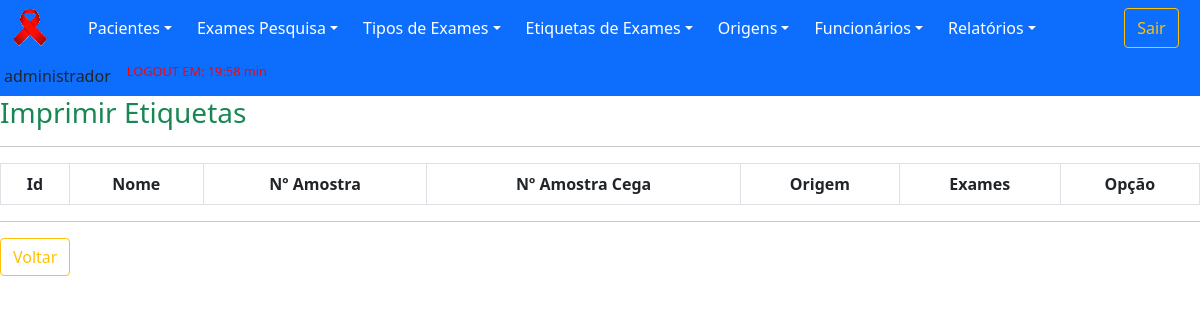
The app's page /old/views/etiquetasImprimir.php (signed in), older data.
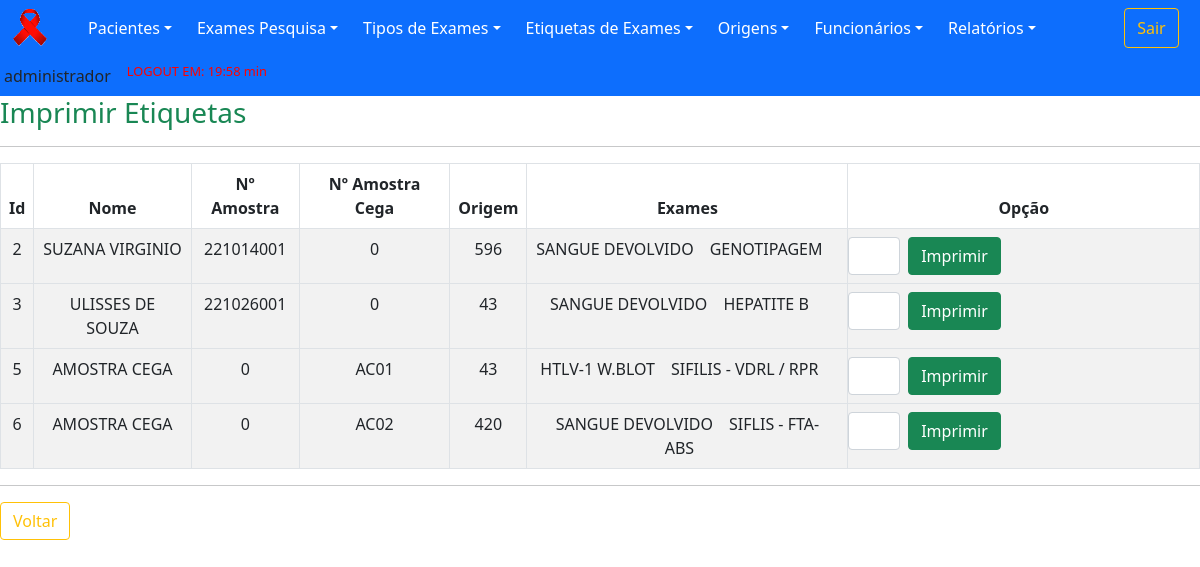
The same page, newer data.
### tables this page shows
CREATE TABLE `examesSolicitados` (
  `idExamesSolicitados` int(11) NOT NULL,
  `numAmostra` int(11) DEFAULT NULL,
  `numAmostraCega` varchar(100) DEFAULT NULL,
  `dataCadastroE` date DEFAULT NULL,
  `horaCadastro` time DEFAULT NULL,
  `dataAmostra` date DEFAULT NULL,
  `tiposExames` varchar(255) DEFAULT NULL,
  `idFuncionario` int(11) DEFAULT NULL,
  `idPaciente` int(11) DEFAULT NULL,
  `idOrigem` int(11) DEFAULT NULL,
  `imprimir` int(11) DEFAULT NULL
);

CREATE TABLE `paciente` (
  `idPaciente` int(11) NOT NULL,
  `nomePaciente` varchar(60) DEFAULT NULL,
  `prontuario` varchar(30) DEFAULT NULL,
  `gestante` varchar(3) DEFAULT NULL,
  `numSus` varchar(30) DEFAULT NULL,
  `cpf` varchar(15) DEFAULT NULL,
  `sexo` varchar(15) DEFAULT NULL,
  `identidade` varchar(20) DEFAULT NULL,
  `orgaoEmissor` varchar(15) DEFAULT NULL,
  `naturalidade` varchar(30) DEFAULT NULL,
  `nacionalidade` varchar(30) DEFAULT NULL,
  `dataCadastroP` date DEFAULT NULL,
  `idFuncionario` int(11) DEFAULT NULL,
  `dataAltCad` date DEFAULT NULL,
  `idFuncionarioAlt` int(11) DEFAULT NULL
);

CREATE TABLE `origem` (
  `idOrigem` int(11) NOT NULL,
  `descricao` varchar(255) DEFAULT NULL,
  `cap` varchar(10) DEFAULT NULL,
  `numOrigem` int(11) DEFAULT NULL,
  `statusOrigem` varchar(8) DEFAULT NULL
);

CREATE TABLE `tipoExames` (
  `idTipoExames` int(11) NOT NULL,
  `tipoExame` varchar(255) DEFAULT NULL,
  `statusExame` varchar(8) DEFAULT NULL
);

### old/dao/DAO-sistemaCihiv.php (called while the page is built, shortened)
<?php
    class SistemaDAO
        {
            public function PesquisaDados($nomeTabela,$dado,$valor)
                {
                    $conn = Database::connect();
                    $conn->exec('SET CHARACTER SET utf8');
                    $sql = "SELECT * FROM $nomeTabela WHERE $dado = '$valor'";
                    try
                        {
                            $listar = $conn->query($sql);
                            $buscar = $listar->fetchAll(PDO::FETCH_OBJ);
                            $numRows = $listar->rowCount();
                        }
                    catch (PDOException $exc)
                        {
                            $buscar = $exc->getTraceAsString();
                        }
                    return $buscar;
                }
            public function ImprimirEtiquetas($idFuncionario)
                {
                    $conn = Database::connect();
                    $conn->exec('SET CHARACTER SET utf8');
                    $sql = "SELECT * FROM examesSolicitados e, paciente p, origem o
                    WHERE e.idFuncionario = '$idFuncionario'
                    AND e.imprimir = 0
                    AND p.idPaciente = e.idPaciente
                    AND o.idOrigem = e.idOrigem
                    GROUP BY e.idExamesSolicitados";
                    try
                        {
                            $listar = $conn->query($sql);
                            $buscar = $listar->fetchAll(PDO::FETCH_OBJ);
                            $numRows = $listar->rowCount();
                        }
                    catch (PDOException $exc)
                        {
                            $buscar = $exc->getTraceAsString();
                        }
                    return $buscar;
                }
        }
?>

### old/views/etiquetasImprimir.php (the view, shortened to what the changed rows need)
<?php
	include "../template/menuPrincipal.php";
    include "../dao/DAO-sistemaCihiv.php";
?>
        <div cIlass="container">
            <div id="page-content-wrapper">
				<div class="panel-content">
					<div class="col-md-12">
                        <table class="table table-striped table-bordered table-condensed">
                            <thead>
                                <tr>
                                    <th>Id</th>
                                    <th>Nome</th>
                                    <th>Nº Amostra</th>
                                    <th>Nº Amostra Cega</th>
                                    <th>Origem</th>
                                    <th>Exames</th>
                                    <th>Opção</th>
                                </tr>
                            </thead>
                            <tbody>
                                <?php
                                    require_once '../dao/DAO-sistemaCihiv.php';
                                    $origemDAO = new SistemaDAO();
                                    foreach($origemDAO->ImprimirEtiquetas($_SESSION['idFuncionario']) as $resp)
                                        {
                                            ?>
                                                <tr>
                                                    <td><?php echo $idExamesSolicitados = $resp->idExamesSolicitados;?></td>
                                                    <td><?php echo $nomePaciente = $resp->nomePaciente;?></td>
                                                    <td><?php echo $numAmostra = $resp->numAmostra;?></td>
                                                    <td><?php echo $numAmostraCega = $resp->numAmostraCega;?></td>
                                                    <td><?php echo $numOrigem = $resp->numOrigem;?></td>
                                                    <td>
                                                        <?php
                                                            $tiposExames = $resp->tiposExames;
                                                            $tiposExames =  unserialize($tiposExames);
                                                            $t = sizeof($tiposExames);
                                                            for ($i = 0; $i < $t; $i++)
                                                                {
                                                                    $id = $tiposExames[$i];
                                                                    $nomeTabela3 = "tipoExames";
                                                                    $dado3 = "idTipoExames";
                                                                    $exame1DAO = new SistemaDAO();
                                                                    foreach ($exame1DAO->PesquisaDados($nomeTabela3,$dado3,$id) as $resp)
                                                                        {
                                                                            echo $tipoExame = $resp->tipoExame . "&emsp;";
                                                                        }
                                                                }
                                                        ?>
                                                    </td>
                                                    <td>
                                                        <form action="../controllers/etiquetasImprimir.php?action=1&id=<?php echo $idExamesSolicitados; ?>" method="POST">
                                                            <div class="row">
                                                                <div class="col px-md-1 col-md-2">
                                                                    <input type="text"  class="form-control" name="quantidade" >
                                                                </div>
                                                                <div class="col px-md-1 col-md-2">
                                                                    <button type="submit" class="btn btn-success">Imprimir</button>
                                                                </div>
                                                            </div>
                                                        </form>
                                                    </td>
                                                <tr>
                                            <?php
                                        }
                                ?>
                            </tbody>
                        </table>
					</div>
                </div>
            </div>
		</div>
    </body>
</html>

Row changes from the older to the newer data that the page shows:
added examessolicitados: idExamesSolicitados "2", idPaciente.nomePaciente "SUZANA VIRGINIO", numAmostra "221014001", numAmostraCega "0", idOrigem.numOrigem "596"
now on this page (row edited): tipoexames: tipoExame "SANGUE DEVOLVIDO"
now on this page (row edited): tipoexames: tipoExame "GENOTIPAGEM"
added examessolicitados: idExamesSolicitados "3", idPaciente.nomePaciente "ULISSES DE SOUZA", numAmostra "221026001", numAmostraCega "0", idOrigem.numOrigem "43"
now on this page (row unchanged): tipoexames: tipoExame "HEPATITE B"
added examessolicitados: idExamesSolicitados "5", idPaciente.nomePaciente "AMOSTRA CEGA", numAmostra "0", numAmostraCega "AC01", idOrigem.numOrigem "43"
now on this page (row unchanged): tipoexames: tipoExame "HTLV-1 W.BLOT"
now on this page (row unchanged): tipoexames: tipoExame "SIFILIS - VDRL / RPR"
added examessolicitados: idExamesSolicitados "6", idPaciente.nomePaciente "AMOSTRA CEGA", numAmostra "0", numAmostraCega "AC02", idOrigem.numOrigem "420"
now on this page (row unchanged): tipoexames: tipoExame "SIFLIS - FTA-ABS"
